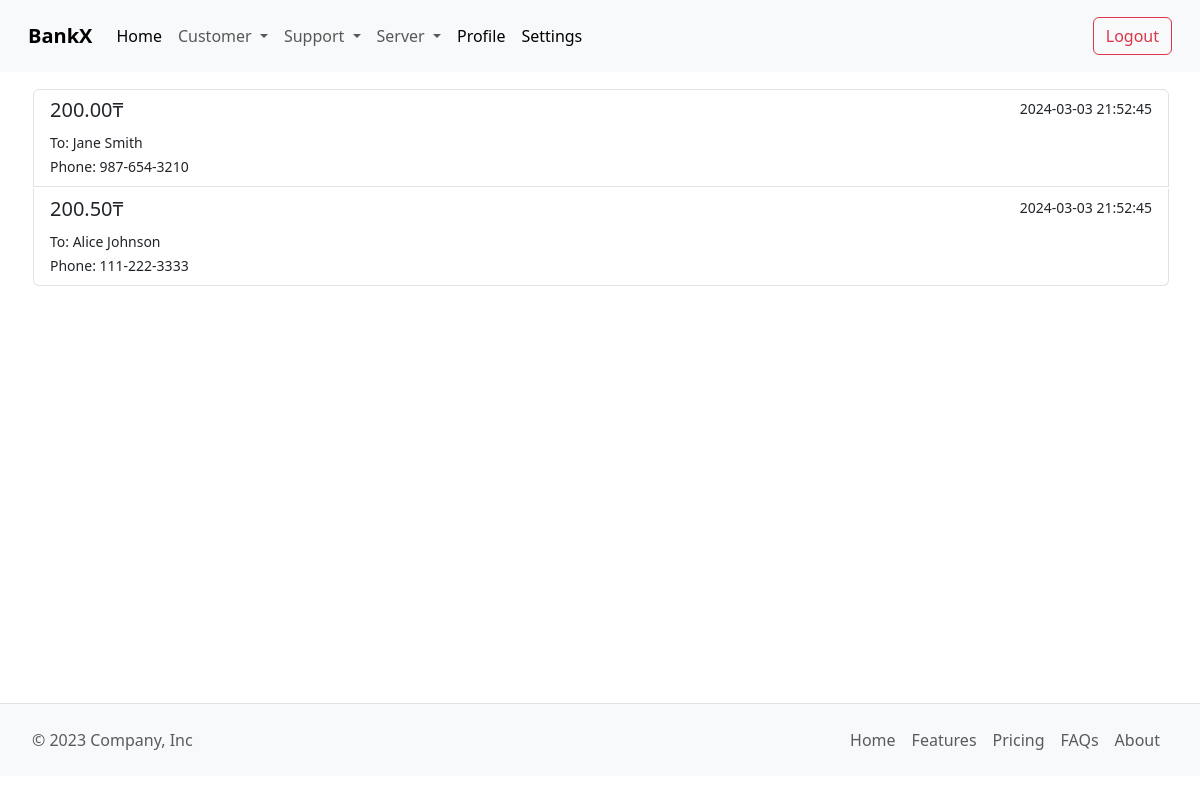
Screenshot of /Admin/customer_transfer_history.php?id=1 (signed in) with the database file from the repository.
### tables this page shows
CREATE TABLE `Transfer` (
    `TransferID` INT PRIMARY KEY AUTO_INCREMENT,
    `CustomerID` INT NOT NULL,
    `RecipientID` INT NOT NULL,
    `RecipientName` VARCHAR(100) NOT NULL, 
    `PhoneNumber` VARCHAR(100) NOT NULL,
    `TransferDate` TIMESTAMP DEFAULT CURRENT_TIMESTAMP,
    `Amount` DECIMAL(10, 2) NOT NULL,
    FOREIGN KEY (`CustomerID`) REFERENCES `Customers`(`CustomerID`) ON DELETE CASCADE,
    FOREIGN KEY (`RecipientID`) REFERENCES `Customers`(`CustomerID`) ON DELETE CASCADE
);

### src/Admin/customer_transfer_history.php (the view, shortened to what this page needs)
<?php
include("include/header.php");
require("../Modules/config.php");
$userid = $_GET['id'];
$stmt = $conn->prepare("SELECT * FROM `Transfer` WHERE `CustomerID` = :userid");
$stmt->bindValue(":userid", $userid, PDO::PARAM_INT);
$stmt->execute();
$result = $stmt->fetchAll(PDO::FETCH_ASSOC);
?>
<div class="list-group" style="padding-left: 2rem; padding-right: 2rem; padding-bottom: 5rem; padding-top: 1rem;">
    <?php
    foreach ($result as $row) {
    ?>
    <a href="#" class="list-group-item list-group-item-action flex-column align-items-start " style="margin: 1px;">
        <div class="d-flex w-100 justify-content-between">
            <h5 class="mb-1"><?php echo $row['Amount']; ?>₸</h5>
            <small><?php echo $row['TransferDate']; ?></small>
        </div>
        <small>To: <?php echo $row['RecipientName']; ?></small><br>
        <small>Phone: <?php echo $row['PhoneNumber']; ?></small><br>
    </a>
    <?php
    }
    ?>
</div>
<?php
include("include/footer.php");
?>

### rows the page displays
transfer: Amount "200.00", TransferDate "2024-03-03 21:52:45", RecipientName "Jane Smith", PhoneNumber "987-654-3210"
transfer: Amount "200.50", TransferDate "2024-03-03 21:52:45", RecipientName "Alice Johnson", PhoneNumber "111-222-3333"
